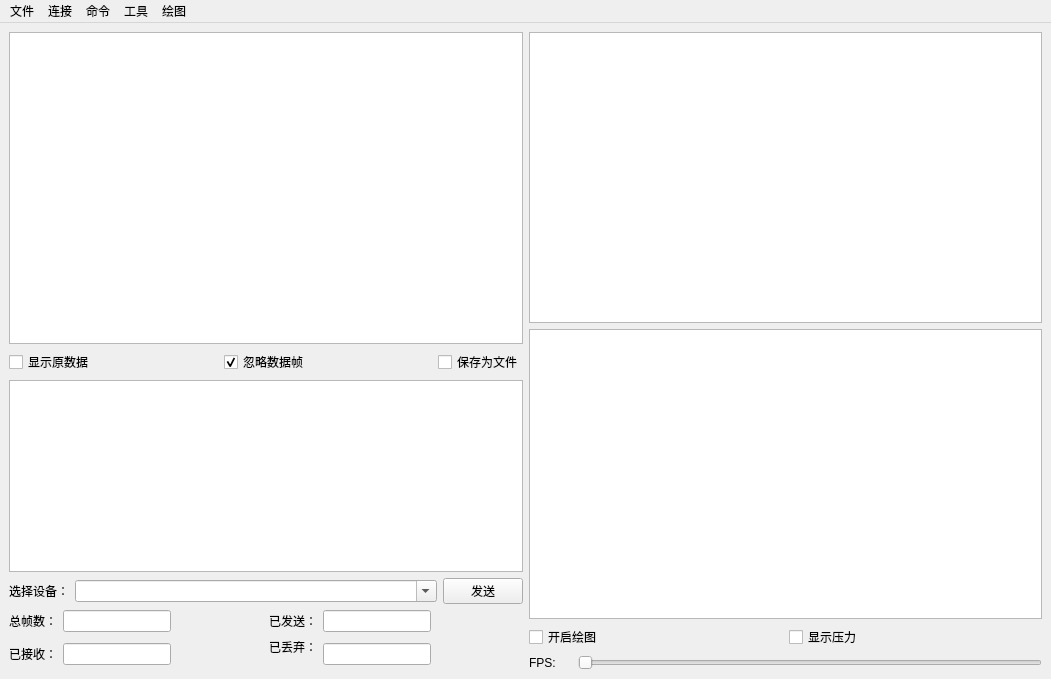
<?xml version="1.0" encoding="UTF-8"?>
<ui version="4.0">
 <class>MainWindow</class>
 <widget class="QMainWindow" name="MainWindow">
  <property name="geometry">
   <rect>
    <x>0</x>
    <y>0</y>
    <width>1051</width>
    <height>679</height>
   </rect>
  </property>
  <property name="sizePolicy">
   <sizepolicy hsizetype="Expanding" vsizetype="Expanding">
    <horstretch>0</horstretch>
    <verstretch>0</verstretch>
   </sizepolicy>
  </property>
  <property name="windowTitle">
   <string>Smart Matrix</string>
  </property>
  <property name="windowIcon">
   <iconset resource="../resource.qrc">
    <normaloff>:/icon/chip.png</normaloff>:/icon/chip.png</iconset>
  </property>
  <widget class="QWidget" name="centralwidget">
   <property name="enabled">
    <bool>true</bool>
   </property>
   <property name="sizePolicy">
    <sizepolicy hsizetype="Expanding" vsizetype="Expanding">
     <horstretch>0</horstretch>
     <verstretch>0</verstretch>
    </sizepolicy>
   </property>
   <layout class="QHBoxLayout" name="horizontalLayout_8">
    <item>
     <layout class="QHBoxLayout" name="horizontalLayout_7">
      <item>
       <layout class="QVBoxLayout" name="verticalLayout">
        <item>
         <widget class="QTextBrowser" name="MessageBrowser">
          <property name="sizePolicy">
           <sizepolicy hsizetype="Expanding" vsizetype="Expanding">
            <horstretch>0</horstretch>
            <verstretch>0</verstretch>
           </sizepolicy>
          </property>
         </widget>
        </item>
        <item>
         <layout class="QHBoxLayout" name="horizontalLayout_2">
          <item>
           <widget class="QCheckBox" name="checkBox">
            <property name="text">
             <string>显示原数据</string>
            </property>
           </widget>
          </item>
          <item>
           <spacer name="horizontalSpacer_3">
            <property name="orientation">
             <enum>Qt::Horizontal</enum>
            </property>
            <property name="sizeHint" stdset="0">
             <size>
              <width>40</width>
              <height>20</height>
             </size>
            </property>
           </spacer>
          </item>
          <item>
           <widget class="QCheckBox" name="checkBox_2">
            <property name="text">
             <string>忽略数据帧</string>
            </property>
            <property name="checked">
             <bool>true</bool>
            </property>
           </widget>
          </item>
          <item>
           <spacer name="horizontalSpacer_2">
            <property name="orientation">
             <enum>Qt::Horizontal</enum>
            </property>
            <property name="sizeHint" stdset="0">
             <size>
              <width>40</width>
              <height>20</height>
             </size>
            </property>
           </spacer>
          </item>
          <item>
           <widget class="QCheckBox" name="SaveCheckBox">
            <property name="text">
             <string>保存为文件</string>
            </property>
           </widget>
          </item>
         </layout>
        </item>
        <item>
         <widget class="QTextEdit" name="MessageEdit">
          <property name="sizePolicy">
           <sizepolicy hsizetype="Expanding" vsizetype="Minimum">
            <horstretch>0</horstretch>
            <verstretch>0</verstretch>
           </sizepolicy>
          </property>
         </widget>
        </item>
        <item>
         <layout class="QHBoxLayout" name="horizontalLayout">
          <item>
           <widget class="QLabel" name="label_7">
            <property name="text">
             <string>选择设备：</string>
            </property>
           </widget>
          </item>
          <item>
           <widget class="QComboBox" name="comboBox">
            <property name="sizePolicy">
             <sizepolicy hsizetype="Expanding" vsizetype="Fixed">
              <horstretch>0</horstretch>
              <verstretch>0</verstretch>
             </sizepolicy>
            </property>
            <property name="editable">
             <bool>true</bool>
            </property>
            <property name="currentText">
             <string/>
            </property>
            <property name="sizeAdjustPolicy">
             <enum>QComboBox::AdjustToContents</enum>
            </property>
           </widget>
          </item>
          <item>
           <widget class="QPushButton" name="SendButton">
            <property name="text">
             <string>发送</string>
            </property>
           </widget>
          </item>
         </layout>
        </item>
        <item>
         <layout class="QHBoxLayout" name="horizontalLayout_3">
          <item>
           <widget class="QLabel" name="label_2">
            <property name="text">
             <string>总帧数：</string>
            </property>
           </widget>
          </item>
          <item>
           <widget class="QLineEdit" name="lineEdit">
            <property name="sizePolicy">
             <sizepolicy hsizetype="Minimum" vsizetype="Fixed">
              <horstretch>0</horstretch>
              <verstretch>0</verstretch>
             </sizepolicy>
            </property>
           </widget>
          </item>
          <item>
           <spacer name="horizontalSpacer_4">
            <property name="orientation">
             <enum>Qt::Horizontal</enum>
            </property>
            <property name="sizeHint" stdset="0">
             <size>
              <width>40</width>
              <height>20</height>
             </size>
            </property>
           </spacer>
          </item>
          <item>
           <widget class="QLabel" name="label_3">
            <property name="text">
             <string>已发送：</string>
            </property>
           </widget>
          </item>
          <item>
           <widget class="QLineEdit" name="lineEdit_2">
            <property name="sizePolicy">
             <sizepolicy hsizetype="Minimum" vsizetype="Fixed">
              <horstretch>0</horstretch>
              <verstretch>0</verstretch>
             </sizepolicy>
            </property>
           </widget>
          </item>
          <item>
           <spacer name="horizontalSpacer_7">
            <property name="orientation">
             <enum>Qt::Horizontal</enum>
            </property>
            <property name="sizeHint" stdset="0">
             <size>
              <width>40</width>
              <height>20</height>
             </size>
            </property>
           </spacer>
          </item>
         </layout>
        </item>
        <item>
         <layout class="QHBoxLayout" name="horizontalLayout_6">
          <item>
           <widget class="QLabel" name="label_4">
            <property name="text">
             <string>已接收：</string>
            </property>
           </widget>
          </item>
          <item>
           <widget class="QLineEdit" name="lineEdit_4">
            <property name="sizePolicy">
             <sizepolicy hsizetype="Minimum" vsizetype="Fixed">
              <horstretch>0</horstretch>
              <verstretch>0</verstretch>
             </sizepolicy>
            </property>
           </widget>
          </item>
          <item>
           <spacer name="horizontalSpacer_5">
            <property name="orientation">
             <enum>Qt::Horizontal</enum>
            </property>
            <property name="sizeHint" stdset="0">
             <size>
              <width>40</width>
              <height>20</height>
             </size>
            </property>
           </spacer>
          </item>
          <item>
           <widget class="QLabel" name="label_5">
            <property name="text">
             <string>已丢弃：
</string>
            </property>
           </widget>
          </item>
          <item>
           <widget class="QLineEdit" name="lineEdit_3">
            <property name="sizePolicy">
             <sizepolicy hsizetype="Minimum" vsizetype="Fixed">
              <horstretch>0</horstretch>
              <verstretch>0</verstretch>
             </sizepolicy>
            </property>
           </widget>
          </item>
          <item>
           <spacer name="horizontalSpacer_8">
            <property name="orientation">
             <enum>Qt::Horizontal</enum>
            </property>
            <property name="sizeHint" stdset="0">
             <size>
              <width>40</width>
              <height>20</height>
             </size>
            </property>
           </spacer>
          </item>
         </layout>
        </item>
       </layout>
      </item>
      <item>
       <layout class="QVBoxLayout" name="verticalLayout_2">
        <item>
         <widget class="QGraphicsView" name="graphicsView_2"/>
        </item>
        <item>
         <widget class="QGraphicsView" name="graphicsView"/>
        </item>
        <item>
         <layout class="QHBoxLayout" name="horizontalLayout_5">
          <item>
           <widget class="QCheckBox" name="checkBox_3">
            <property name="text">
             <string>开启绘图</string>
            </property>
           </widget>
          </item>
          <item>
           <spacer name="horizontalSpacer">
            <property name="orientation">
             <enum>Qt::Horizontal</enum>
            </property>
            <property name="sizeHint" stdset="0">
             <size>
              <width>40</width>
              <height>20</height>
             </size>
            </property>
           </spacer>
          </item>
          <item>
           <widget class="QCheckBox" name="checkBox_4">
            <property name="text">
             <string>显示压力</string>
            </property>
           </widget>
          </item>
          <item>
           <spacer name="horizontalSpacer_6">
            <property name="orientation">
             <enum>Qt::Horizontal</enum>
            </property>
            <property name="sizeHint" stdset="0">
             <size>
              <width>40</width>
              <height>20</height>
             </size>
            </property>
           </spacer>
          </item>
         </layout>
        </item>
        <item>
         <layout class="QHBoxLayout" name="horizontalLayout_4">
          <item>
           <widget class="QLabel" name="label">
            <property name="text">
             <string>FPS: </string>
            </property>
           </widget>
          </item>
          <item>
           <widget class="QLabel" name="label_6">
            <property name="sizePolicy">
             <sizepolicy hsizetype="Minimum" vsizetype="Minimum">
              <horstretch>0</horstretch>
              <verstretch>0</verstretch>
             </sizepolicy>
            </property>
            <property name="text">
             <string/>
            </property>
           </widget>
          </item>
          <item>
           <widget class="QSlider" name="horizontalSlider">
            <property name="orientation">
             <enum>Qt::Horizontal</enum>
            </property>
           </widget>
          </item>
         </layout>
        </item>
       </layout>
      </item>
     </layout>
    </item>
   </layout>
  </widget>
  <widget class="QMenuBar" name="menuBar">
   <property name="geometry">
    <rect>
     <x>0</x>
     <y>0</y>
     <width>1051</width>
     <height>21</height>
    </rect>
   </property>
   <widget class="QMenu" name="menu">
    <property name="title">
     <string>连接</string>
    </property>
    <addaction name="connectSerialAct"/>
    <addaction name="connectBlueToothAct"/>
    <addaction name="connectUSBAct"/>
   </widget>
   <widget class="QMenu" name="menu_2">
    <property name="title">
     <string>命令</string>
    </property>
    <widget class="QMenu" name="menu_5">
     <property name="title">
      <string>串口</string>
     </property>
     <addaction name="beginSerialAct"/>
     <addaction name="stopSerialAct"/>
    </widget>
    <widget class="QMenu" name="menuUSB3_0">
     <property name="title">
      <string>USB3.0</string>
     </property>
     <addaction name="beginUSBAct"/>
     <addaction name="stopUSBAct"/>
    </widget>
    <widget class="QMenu" name="menu_6">
     <property name="title">
      <string>蓝牙</string>
     </property>
     <addaction name="beginBltAct"/>
     <addaction name="stopBltAct"/>
    </widget>
    <widget class="QMenu" name="menuSD">
     <property name="title">
      <string>SD卡</string>
     </property>
     <addaction name="beginSDAct"/>
     <addaction name="stopSDAct"/>
     <addaction name="newCardAct"/>
     <addaction name="initCardAct"/>
     <addaction name="getConfigAct"/>
    </widget>
    <addaction name="stopAct"/>
    <addaction name="menu_5"/>
    <addaction name="menuUSB3_0"/>
    <addaction name="menu_6"/>
    <addaction name="menuSD"/>
   </widget>
   <widget class="QMenu" name="menu_3">
    <property name="title">
     <string>绘图</string>
    </property>
    <addaction name="action_27"/>
   </widget>
   <widget class="QMenu" name="menu_4">
    <property name="title">
     <string>工具</string>
    </property>
    <addaction name="setRateAct"/>
    <addaction name="setThresholdAct"/>
    <addaction name="turnOnAct"/>
    <addaction name="turnOffAct"/>
    <addaction name="setSizeAct"/>
    <addaction name="getVoltageAct"/>
   </widget>
   <widget class="QMenu" name="menu_7">
    <property name="title">
     <string>文件</string>
    </property>
    <addaction name="savePositonAct"/>
   </widget>
   <addaction name="menu_7"/>
   <addaction name="menu"/>
   <addaction name="menu_2"/>
   <addaction name="menu_4"/>
   <addaction name="menu_3"/>
  </widget>
  <action name="connectSerialAct">
   <property name="text">
    <string>串口</string>
   </property>
  </action>
  <action name="connectBlueToothAct">
   <property name="text">
    <string>蓝牙</string>
   </property>
  </action>
  <action name="connectUSBAct">
   <property name="text">
    <string>USB3.0</string>
   </property>
  </action>
  <action name="stopAct">
   <property name="text">
    <string>停止</string>
   </property>
  </action>
  <action name="beginSerialAct">
   <property name="text">
    <string>开始</string>
   </property>
  </action>
  <action name="beginUSBAct">
   <property name="text">
    <string>开始</string>
   </property>
  </action>
  <action name="beginBltAct">
   <property name="text">
    <string>开始</string>
   </property>
  </action>
  <action name="beginSDAct">
   <property name="text">
    <string>开始</string>
   </property>
  </action>
  <action name="stopSerialAct">
   <property name="text">
    <string>结束</string>
   </property>
  </action>
  <action name="stopUSBAct">
   <property name="text">
    <string>结束</string>
   </property>
  </action>
  <action name="stopSDAct">
   <property name="text">
    <string>结束</string>
   </property>
  </action>
  <action name="stopBltAct">
   <property name="text">
    <string>结束</string>
   </property>
  </action>
  <action name="newCardAct">
   <property name="text">
    <string>新卡</string>
   </property>
  </action>
  <action name="initCardAct">
   <property name="text">
    <string>初始</string>
   </property>
  </action>
  <action name="getConfigAct">
   <property name="text">
    <string>获取配置</string>
   </property>
  </action>
  <action name="setRateAct">
   <property name="text">
    <string>速率</string>
   </property>
  </action>
  <action name="setThresholdAct">
   <property name="text">
    <string>阈值</string>
   </property>
  </action>
  <action name="turnOffAct">
   <property name="text">
    <string>关灯</string>
   </property>
  </action>
  <action name="turnOnAct">
   <property name="text">
    <string>开灯</string>
   </property>
  </action>
  <action name="setSizeAct">
   <property name="text">
    <string>矩阵规模</string>
   </property>
  </action>
  <action name="action_27">
   <property name="text">
    <string>设置</string>
   </property>
  </action>
  <action name="action_26">
   <property name="text">
    <string>分配设备号</string>
   </property>
  </action>
  <action name="action">
   <property name="text">
    <string>保存至</string>
   </property>
  </action>
  <action name="savePositonAct">
   <property name="text">
    <string>保存位置</string>
   </property>
  </action>
  <action name="getVoltageAct">
   <property name="text">
    <string>获取电池电压</string>
   </property>
  </action>
 </widget>
 <resources>
  <include location="../resource.qrc"/>
 </resources>
 <connections/>
</ui>
